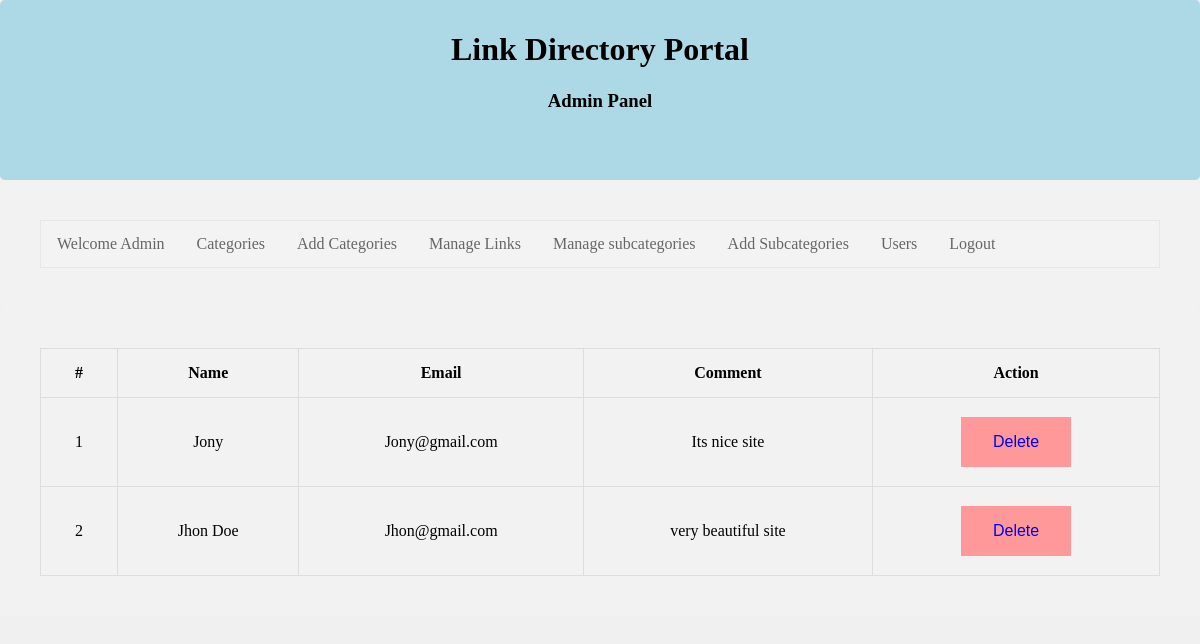
The app's page /admin/users.php (signed in) with its own data.
### tables this page shows
CREATE TABLE `users` (
  `id` int(20) NOT NULL,
  `name` varchar(50) NOT NULL,
  `email` varchar(50) NOT NULL,
  `comment` varchar(100) NOT NULL
);

### admin/users.php (the view, shortened to what this page needs)
<?php
require('top.inc.php');
$sql="select * from users order by id desc";
$res=mysqli_query($con,$sql);
?>
<div>
					  <table >
						 <thead>
							<tr>
							   <th >#</th>
							   <th>Name</th>
							   <th>Email</th>
							   <th>Comment</th>
							   <th>Action</th>
							</tr>
						 </thead>
						 <tbody>
							<?php
							$i=1;
							while($row=mysqli_fetch_assoc($res)){?>
							<tr>
							   <td ><?php echo $i?></td>
							   <td><?php echo $row['name']?></td>
							   <td><?php echo $row['email']?></td>
							   <td><?php echo $row['comment']?></td>
							   <td>
								<?php
								echo "<button class='button buttond'><a href='?type=delete&id=".$row['id']."'>Delete</a></button>";
								?>
							   </td>
							</tr>
							<?php  $i++ ;} ?>
						 </tbody>
					  </table>
					  </div>
<?php
require('footer.inc.php');
?>

### style2.css (style rules this page uses)
body { margin:0; padding: 0; background:#F0F0F0; }
table, td, th { border: 1px solid #ddd; text-align: left; }
table { border-collapse: collapse; width: 100%; }
th, td { padding: 15px; text-align: center; }
div { border-radius: 5px; background-color: #f2f2f2; padding: 20px; }
.button { background-color: lightblue; border: none; color: black; padding: 16px 32px; text-align: center; text-decoration: none; display: inline-block; font-size: 16px; margin: 4px 2px; cursor: pointer; }
a:link { text-decoration: none; }
.buttond { background-color: #ff9999; }

### records on screen
users: name "Jony", email "Jony@gmail.com", comment "Its nice site"
users: name "Jhon Doe", email "Jhon@gmail.com", comment "very beautiful site"
